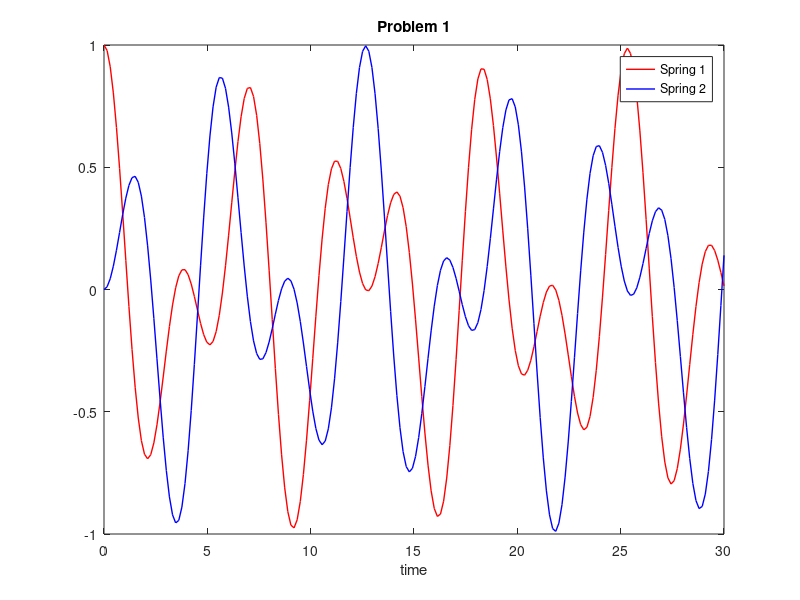
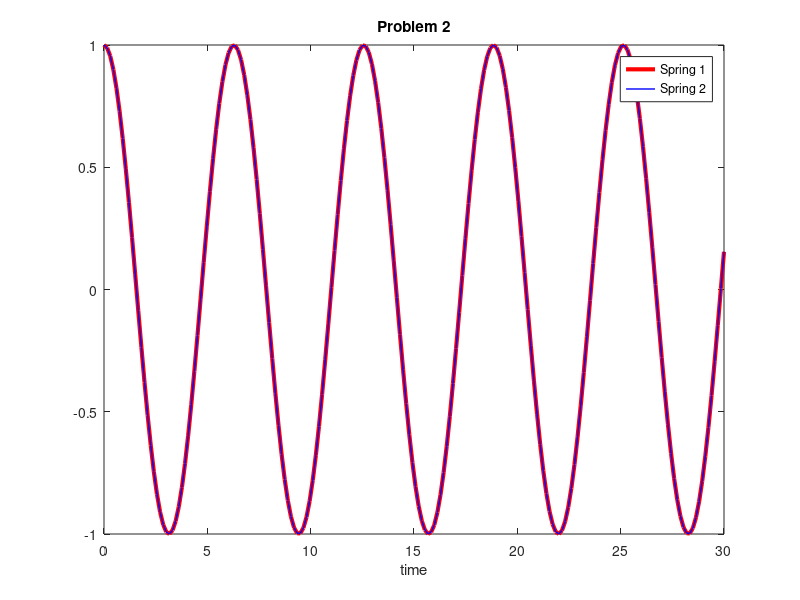
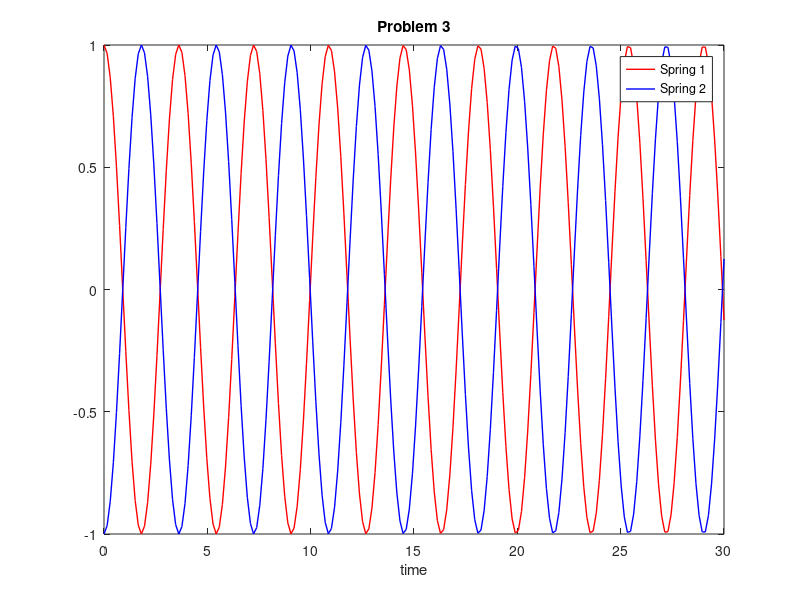
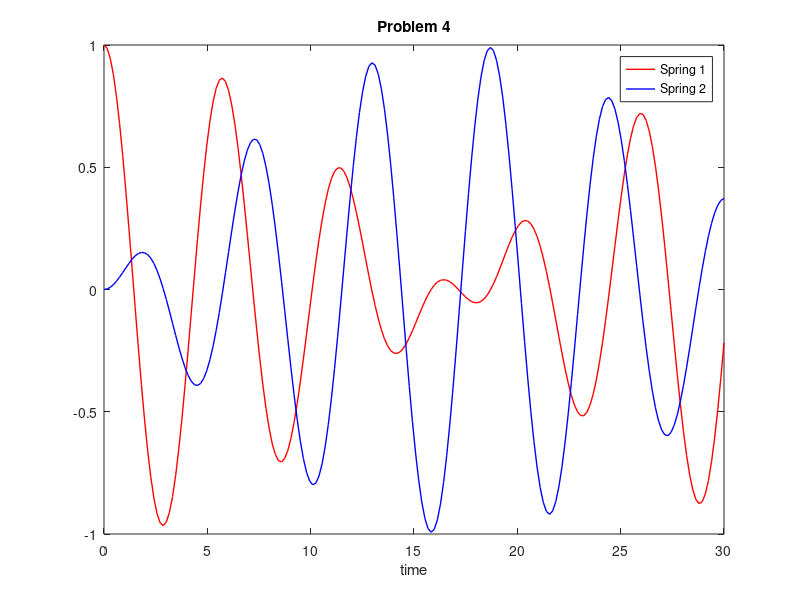

Recreate these plots in MATLAB, in order.
% 20161216 Sangjun Han
% Linear Algebra, Homework #7

clc;
clear;
close all;

time = linspace(0, 30, 200);

% Problem 1
x1 = (1/2) * (cos(time) + cos(sqrt(3) * time));
x2 = (1/2) * (cos(time) - cos(sqrt(3) * time));

figure;
plot(time, x1, 'r', 'LineWidth', 1);
hold on;
plot(time, x2, 'b', 'LineWidth', 1);
title('Problem 1')
xlabel('time');
legend('Spring 1', 'Spring 2')

% Problem 2
x3 = cos(time);
x4 = cos(time);

figure;
plot(time, x3, 'r', 'LineWidth', 3);
hold on;
plot(time, x4, 'b', 'LineWidth', 1);
title('Problem 2')
xlabel('time');
legend('Spring 1', 'Spring 2')

% Problem 3
x5 = cos(sqrt(3) * time);
x6 = -cos(sqrt(3) * time);

figure;
plot(time, x5, 'r', 'LineWidth', 1);
hold on;
plot(time, x6, 'b', 'LineWidth', 1);
title('Problem 3')
xlabel('time');
legend('Spring 1', 'Spring 2')

% Problem 4
x7 = (1/2) * (cos(sqrt(7/5) * time) + cos(time));
x8 = (1/2) * (-cos(sqrt(7/5) * time) + cos(time));

figure;
plot(time, x7, 'r', 'LineWidth', 1);
hold on;
plot(time, x8, 'b', 'LineWidth', 1);
title('Problem 4')
xlabel('time');
legend('Spring 1', 'Spring 2')

% Problem 5
x9 = (0.7887 * cos(sqrt(3 + sqrt(3) / 2) * time)) + (0.2114 * cos(sqrt(3 - sqrt(3) / 2) * time));
x10 = (-0.2886 * cos(sqrt(3 + sqrt(3) / 2) * time)) + (0.2887 * cos(sqrt(3 - sqrt(3) / 2) * time));

figure;
plot(time, x9, 'r', 'LineWidth', 1);
hold on;
plot(time, x10, 'b', 'LineWidth', 1);
title('Problem 5')
xlabel('time');
legend('Spring 1', 'Spring 2')